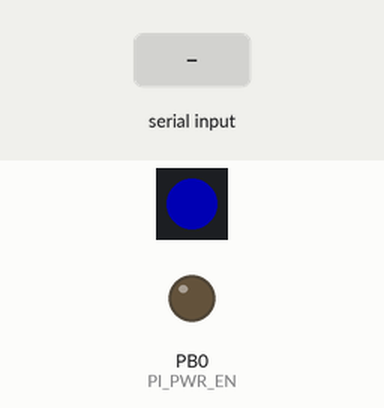
Simulated run of this sketch. Board: STM32 Black Pill. On the bench: 1 RGB LEDs in strip order, left to right, output pins drawn as LEDs (lit = HIGH). Inputs (shaded band) come from the test bench. Dim RGB values are drawn brighter than linear.

Above: at 1.2 s.
1.3 s: "hello\n" received over the second serial link
At 6.0 s:
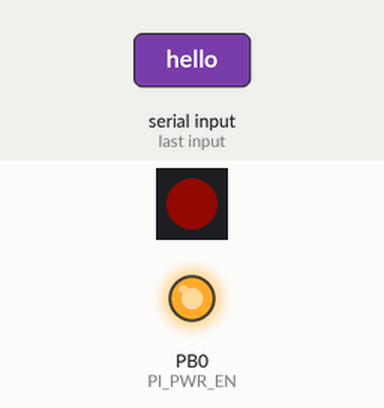
6.7 s: "hello\n" received over Serial
At 7.6 s:
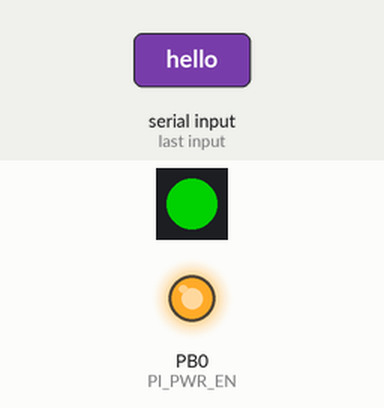
8.6 s: "1\n" received over the second serial link
At 13.3 s:
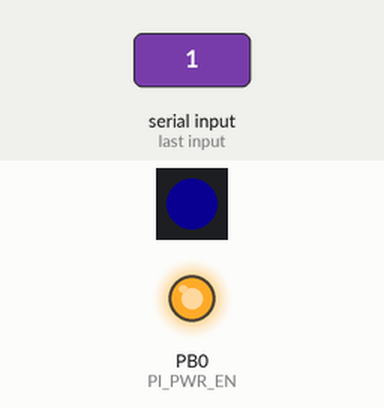
Timing chart, 0 to 36.6 s (numbered marks = the images above; inputs shaded):
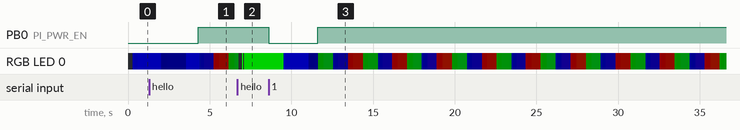

The sketch:

cm4_to_stmTest.ino
```cpp
// CM4 boot-to-serial timing test + NeoPixel status (STM32F411, stm32duino)
// Tools > USB support: "CDC (generic 'Serial' supersede U(S)ART)"
// Library Manager: "Adafruit NeoPixel"

#include <string.h>
#include <math.h>
#include <Adafruit_NeoPixel.h>

#define UART_TX_RW_RX PA9
#define UART_RX_RW_TX PA10
HardwareSerial debugSerial(UART_RX_RW_TX, UART_TX_RW_RX);

#define PI_PWR_EN     PB0     // <-- your regulator-enable GPIO
#define PI_ON_LEVEL   HIGH    // <-- level that ENABLES the 5V reg
#define PI_OFF_LEVEL  (PI_ON_LEVEL == HIGH ? LOW : HIGH)

#define NEOPIXEL_PIN  PB4
Adafruit_NeoPixel pixel(1, NEOPIXEL_PIN, NEO_GRB + NEO_KHZ800);

#define OFF_SETTLE_MS 3000UL
#define HELLO_TIMEOUT 120000UL

enum LedState { LED_IDLE, LED_BOOTING, LED_BOOTED, LED_TIMEOUT };
LedState ledState = LED_IDLE;

void piPower(bool on) {
  digitalWrite(PI_PWR_EN, on ? PI_ON_LEVEL : PI_OFF_LEVEL);
}

// Call this as often as you like; it self-throttles to ~60 fps.
void updateLed() {
  static uint32_t last = 0;
  uint32_t t = millis();
  if (t - last < 16) return;
  last = t;

  switch (ledState) {
    case LED_IDLE: {            // STM alive, Pi off -> slow breathing blue
      float b = sinf(((t % 3000) / 3000.0f) * 2 * PI) * 0.5f + 0.5f;
      pixel.setPixelColor(0, pixel.Color(0, 0, 5 + (uint8_t)(b * 60)));
      break;
    }
    case LED_BOOTING: {         // powered, waiting for hello -> rainbow swirl
      pixel.setPixelColor(0, pixel.gamma32(pixel.ColorHSV((uint16_t)(t * 24), 255, 90)));
      break;
    }
    case LED_BOOTED:            // hello received -> steady green
      pixel.setPixelColor(0, pixel.Color(0, 120, 0));
      break;
    case LED_TIMEOUT: {         // no hello -> pulsing red
      float b = sinf(((t % 700) / 700.0f) * 2 * PI) * 0.5f + 0.5f;
      pixel.setPixelColor(0, pixel.Color(15 + (uint8_t)(b * 120), 0, 0));
      break;
    }
  }
  pixel.show();
}

bool waitForHello(uint32_t timeout_ms) {
  char buf[16];
  uint8_t len = 0;
  uint32_t start = millis();
  while (millis() - start < timeout_ms) {
    updateLed();
    while (Serial.available()) {
      char c = Serial.read();
      if (c == '\n' || c == '\r') {
        buf[len] = 0;
        if (strstr(buf, "hello")) return true;
        len = 0;
      } else if (len < sizeof(buf) - 1) {
        buf[len++] = c;
      } else {
        len = 0;
      }
    }
  }
  return false;
}

void celebrate() {            // quick green sparkle on success
  for (int i = 0; i < 3; i++) {
    pixel.setPixelColor(0, pixel.Color(0, 255, 0)); pixel.show(); delay(70);
    pixel.setPixelColor(0, 0);                      pixel.show(); delay(70);
  }
}

void runMeasurement() {
  ledState = LED_IDLE;        // Pi is off during the settle
  piPower(false);
  debugSerial.print("Pi OFF, settling "); debugSerial.print(OFF_SETTLE_MS);
  debugSerial.println(" ms...");
  uint32_t s = millis();
  while (millis() - s < OFF_SETTLE_MS) updateLed();

  while (Serial.available()) Serial.read();   // drop stale bytes

  uint32_t t0 = millis();
  piPower(true);
  ledState = LED_BOOTING;
  debugSerial.println("Pi POWER ON - waiting for 'hello'...");

  if (waitForHello(HELLO_TIMEOUT)) {
    uint32_t dt = millis() - t0;
    debugSerial.print(">>> hello after ");
    debugSerial.print(dt); debugSerial.print(" ms  (");
    debugSerial.print(dt / 1000.0, 2); debugSerial.println(" s)");
    celebrate();
    ledState = LED_BOOTED;
  } else {
    debugSerial.println(">>> TIMEOUT: no hello received");
    ledState = LED_TIMEOUT;
  }
  debugSerial.println("Press any key to power-cycle and measure again.");
}

void setup() {
  pinMode(PI_PWR_EN, OUTPUT);
  piPower(false);

  pixel.begin();
  pixel.show();               // start dark

  Serial.begin(115200);
  debugSerial.begin(115200);

  debugSerial.println();
  debugSerial.println("CM4 boot-to-serial timing test + NeoPixel");
  debugSerial.println("Press any key to power on the Pi and start timing.");
}

void loop() {
  updateLed();
  if (debugSerial.available()) {
    while (debugSerial.available()) debugSerial.read();
    runMeasurement();
  }
}
```

Measured:
- after the input at 1.3 s, PB0 (PI_PWR_EN): LOW → HIGH after 3.0 s
- after the input at 8.6 s, PB0 (PI_PWR_EN): HIGH → LOW at once, → HIGH 3.0 s later
